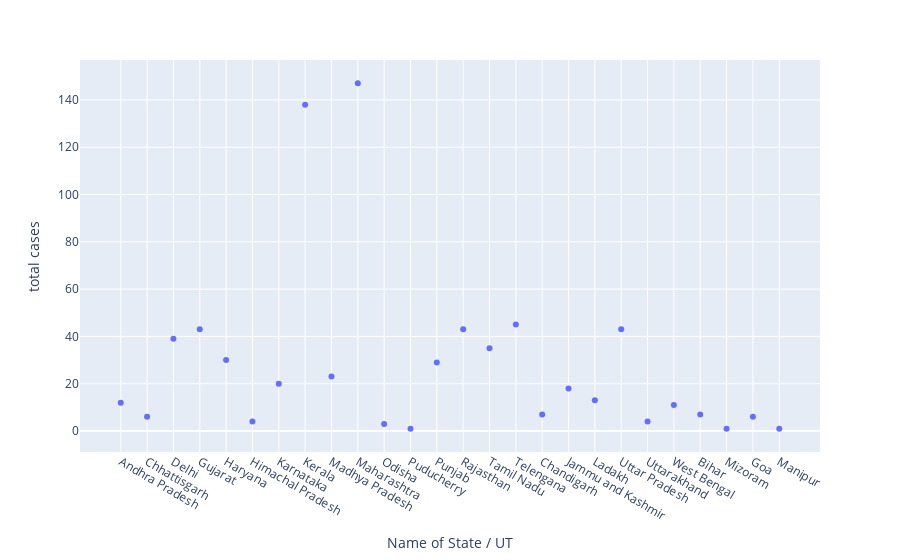

Write notebook code for a chart like this one.
### Code cell
px.scatter(df,x='Name of State / UT',y='total cases')

### Figure 1 — Plotly figure (JSON) as saved in the notebook; plotly's stock layout.template omitted (floating-point values rounded to 4 significant figures)
{"data": [{"hovertemplate": "Name of State / UT=%{x}<br>total cases=%{y}<extra></extra>", "legendgroup": "", "marker": {"color": "#636efa", "symbol": "circle"}, "mode": "markers", "name": "", "orientation": "v", "showlegend": false, "type": "scatter", "x": ["Andhra Pradesh", "Chhattisgarh", "Delhi", "Gujarat", "Haryana", "Himachal Pradesh", "Karnataka", "Kerala", "Madhya Pradesh", "Maharashtra", "Odisha", "Puducherry", "Punjab", "Rajasthan", "Tamil Nadu", "Telengana", "Chandigarh", "Jammu and Kashmir", "Ladakh", "Uttar Pradesh", "Uttarakhand", "West Bengal", "Bihar", "Mizoram", "Goa", "Manipur"], "xaxis": "x", "y": [12, 6, 39, 43, 30, 4, 20, 138, 23, 147, 3, 1, 29, 43, 35, 45, 7, 18, 13, 43, 4, 11, 7, 1, 6, 1], "yaxis": "y"}], "layout": {"autosize": true, "legend": {"tracegroupgap": 0}, "margin": {"t": 60}, "xaxis": {"anchor": "y", "autorange": true, "domain": [0, 1], "range": [-1.515, 26.52], "title": {"text": "Name of State / UT"}, "type": "category"}, "yaxis": {"anchor": "x", "autorange": true, "domain": [0, 1], "range": [-10.89, 158.9], "title": {"text": "total cases"}, "type": "linear"}}}
